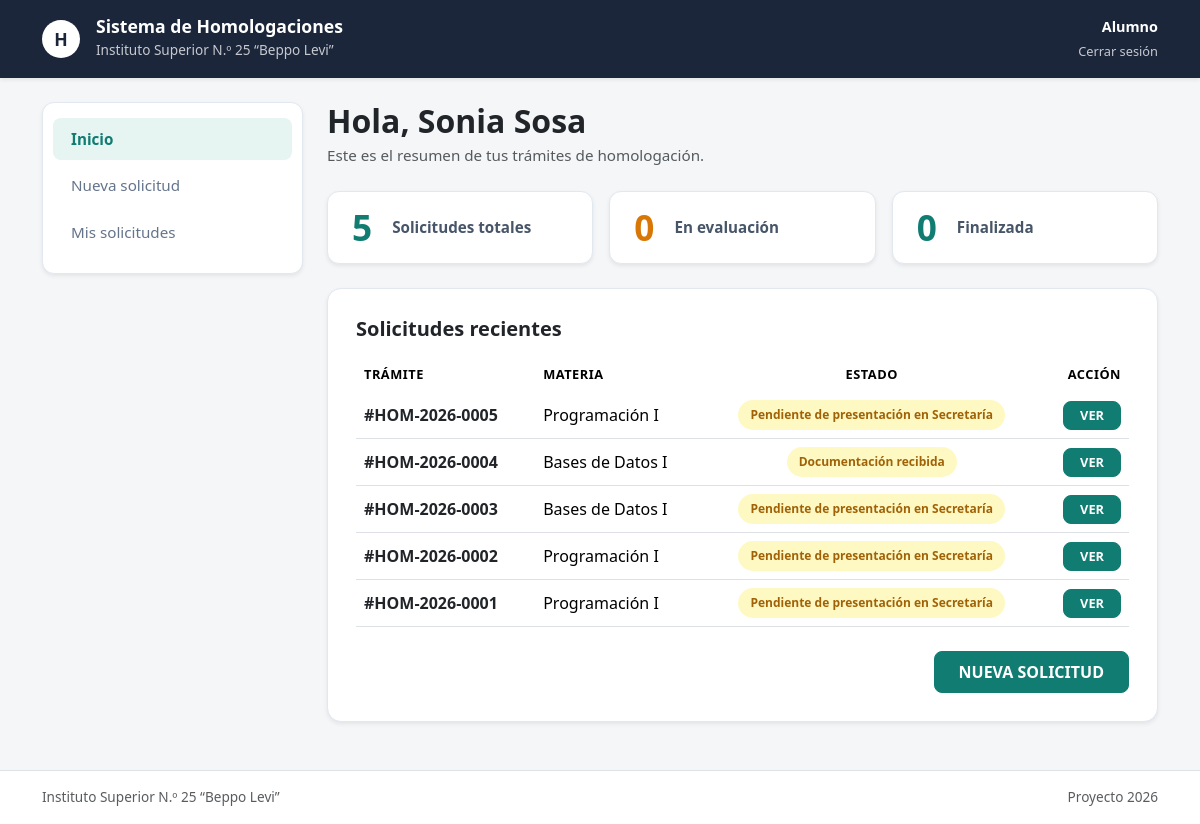
The app's page /panel-alumno/ (signed in), older data.
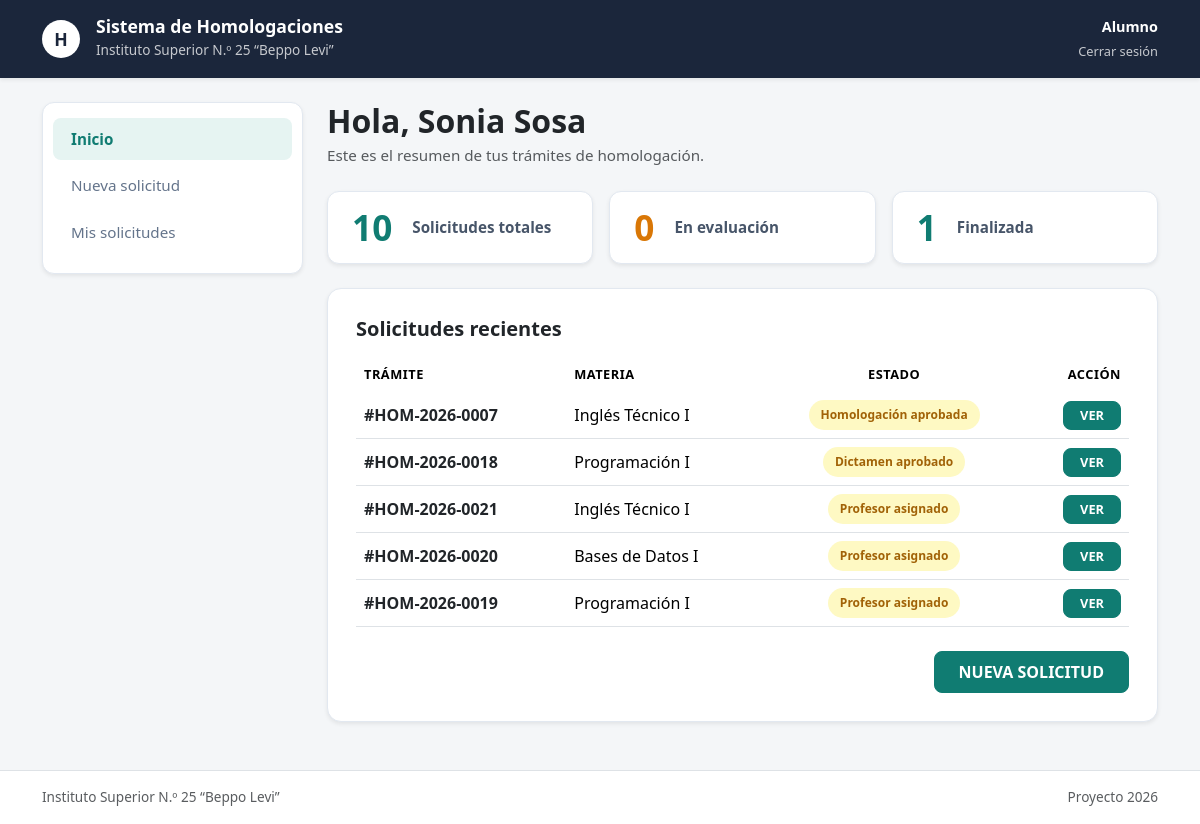
The same page, newer data.
### app1/models.py (models this page shows, shortened)
class SolicitudHomologacion(models.Model):
    ESTADOS = [
        ('PENDIENTE_PRESENTACION', 'Pendiente de presentación en Secretaría'),
        ('DOCUMENTACION_RECIBIDA', 'Documentación recibida'),
        ('PROFESOR_ASIGNADO', 'Profesor asignado'),
        ('EN_EVALUACION', 'En evaluación'),
        ('EVALUACION_FINALIZADA', 'Evaluación finalizada'),
        ('CORRECCION_SOLICITADA', 'Corrección solicitada'),
        ('DICTAMEN_APROBADO', 'Dictamen aprobado'),
        ('HOMOLOGACION_APROBADA', 'Homologación aprobada'),
        ('HOMOLOGACION_RECHAZADA', 'Homologación rechazada'),
    ]
    numero_tramite = models.CharField(max_length=30, unique=True, verbose_name="Número de Trámite")
    alumno = models.ForeignKey(PerfilUsuario, on_delete=models.CASCADE, limit_choices_to={'rol': 'ALUMNO'}, related_name="solicitudes")
    institucion_origen = models.CharField(max_length=200, verbose_name="Institución de Origen")
    carrera_origen = models.CharField(max_length=200, verbose_name="Carrera de Origen")
    analitico_pdf = models.FileField(upload_to="analiticos/", null=True, blank=True, verbose_name="Certificado Analítico")
    programa_origen_pdf = models.FileField(upload_to="programas_origen/", null=True, blank=True, verbose_name="Programa de la Materia de Origen")
    observaciones_alumno = models.TextField(blank=True, null=True, verbose_name="Observaciones del Alumno")
    estado = models.CharField(max_length=30, choices=ESTADOS, default='PENDIENTE_PRESENTACION', verbose_name="Estado de la Solicitud")
    fecha_creacion = models.DateTimeField(auto_now_add=True, verbose_name="Fecha de Creación")
    fecha_actualizacion = models.DateTimeField(auto_now=True, verbose_name="Última Actualización")

class MateriaSolicitada(models.Model):
    RESULTADOS = [
        ('PENDIENTE', 'Pendiente'),
        ('APROBADA', 'Aprobada'),
        ('RECHAZADA', 'Rechazada'),
    ]
    solicitud = models.ForeignKey(SolicitudHomologacion, on_delete=models.CASCADE, related_name="materias_solicitadas")
    materia = models.ForeignKey(Materia, on_delete=models.CASCADE, verbose_name="Materia Institucional a Homologar")
    profesor_evaluador = models.ForeignKey(PerfilUsuario, on_delete=models.SET_NULL, null=True, blank=True, limit_choices_to={'rol': 'PROFESOR'}, related_name="evaluaciones_asignadas")
    programa_institucional = models.ForeignKey(ProgramaAcademico, on_delete=models.SET_NULL, null=True, blank=True)
    resultado_dictamen = models.CharField(max_length=20, choices=RESULTADOS, default='PENDIENTE', verbose_name="Resultado Dictamen")
    fundamentacion_profesor = models.TextField(blank=True, null=True, verbose_name="Fundamentación del Profesor")
    observaciones_jefe_carrera = models.TextField(blank=True, null=True, verbose_name="Observaciones Jefe de Carrera")

class Materia(models.Model):
    carrera = models.ForeignKey(Carrera, on_delete=models.CASCADE, related_name="materias")
    nombre = models.CharField(max_length=150, verbose_name="Nombre de la Materia")
    año = models.CharField(max_length=20, blank=True, null=True, verbose_name="Año / Nivel")

### app1/views.py (the view)
# urls.py: path('panel-alumno/', views.panel_alumno, name='panel_alumno'),
@login_required(login_url='index')
def panel_alumno(request):
    perfil = request.user.perfil
    solicitudes = SolicitudHomologacion.objects.filter(alumno=perfil).order_by('-fecha_creacion')
    total_solicitudes = solicitudes.count()
    en_evaluacion = solicitudes.filter(estado='EN_EVALUACION').count()
    finalizadas = solicitudes.filter(estado__in=['HOMOLOGACION_APROBADA', 'HOMOLOGACION_RECHAZADA']).count()
    contexto = {
        'perfil': perfil,
        'solicitudes': solicitudes[:5],
        'total_solicitudes': total_solicitudes,
        'en_evaluacion': en_evaluacion,
        'finalizadas': finalizadas,
    }
    return render(request, 'app1/panel_alumno.html', contexto)

### app1/templates/app1/panel_alumno.html (shortened to what the changed rows need)
{% extends 'app1/base.html' %}
{% load static %}
{% block contenido %}
<div class="row g-4">
    <div class="col-12 col-md-9">
        <div class="mb-4 text-start">
            <h2 class="fw-bold text-dark mb-1">Hola, {{ perfil.nombre_apellido }}</h2>
        </div>
        <div class="row g-3 mb-4">
            <div class="col-12 col-sm-4">
                <div class="metric-card shadow-sm">
                    <span class="metric-number" style="color: #107c72;">{{ total_solicitudes }}</span>
                    <p class="metric-label">Solicitudes totales</p>
                </div>
            </div>
            <div class="col-12 col-sm-4">
                <div class="metric-card shadow-sm">
                    <span class="metric-number" style="color: #107c72;">{{ finalizadas }}</span>
                    <p class="metric-label">Finalizada</p>
                </div>
            </div>
        </div>
        <div class="card-homolotec shadow-sm">
            {% if solicitudes %}
                <div class="table-responsive">
                    <table class="table align-middle text-start mb-0">
                        <thead>
                            <tr class="text-muted" style="font-size: 0.8rem; letter-spacing: 0.5px;">
                                <th class="border-0">TRÁMITE</th>
                                <th class="border-0">MATERIA</th>
                                <th class="border-0 text-center">ESTADO</th>
                                <th class="border-0 text-end">ACCIÓN</th>
                            </tr>
                        </thead>
                        <tbody>
                            {% for sol in solicitudes %}
                                <tr>
                                    <td class="fw-bold text-dark">
                                        #{{ sol.numero_tramite }}
                                    </td>
                                    <td>{{ sol.materias_solicitadas.first.materia.nombre|default:"Varias materias" }}</td>
                                    <td class="text-center">
                                        <span class="badge-estado badge-pendiente">{{ sol.get_estado_display }}</span>
                                    </td>
                                    <td class="text-end">
                                        <a href="{% url 'detalle_solicitud' sol.id %}" class="btn btn-sm btn-teal px-3 py-1 fw-bold" style="font-size: 0.8rem;">
                                            VER
                                        </a>
                                    </td>
                                </tr>
                            {% endfor %}
                        </tbody>
                    </table>
                </div>
            {% else %}
                <div class="text-center py-4 text-muted">
                    <p class="mb-0">Todavía no registraste ninguna solicitud de homologación.</p>
                </div>
            {% endif %}
        </div>
    </div>
</div>
{% endblock contenido %}

Row changes from the older to the newer data that the page shows:
no longer on this page (row unchanged): SolicitudHomologacion: numero_tramite "HOM-2026-0005", materias_solicitadas.first.materia.nombre "Programación I", estado "Pendiente de presentación en Secretaría"
no longer on this page (row unchanged): SolicitudHomologacion: numero_tramite "HOM-2026-0004", materias_solicitadas.first.materia.nombre "Bases de Datos I", estado "Documentación recibida"
no longer on this page (row unchanged): SolicitudHomologacion: numero_tramite "HOM-2026-0003", materias_solicitadas.first.materia.nombre "Bases de Datos I", estado "Pendiente de presentación en Secretaría"
no longer on this page (row unchanged): SolicitudHomologacion: numero_tramite "HOM-2026-0002", materias_solicitadas.first.materia.nombre "Programación I", estado "Pendiente de presentación en Secretaría"
no longer on this page (row unchanged): SolicitudHomologacion: numero_tramite "HOM-2026-0001", materias_solicitadas.first.materia.nombre "Programación I", estado "Pendiente de presentación en Secretaría"
added SolicitudHomologacion: numero_tramite "HOM-2026-0007", materias_solicitadas.first.materia.nombre "Inglés Técnico I", estado "Homologación aprobada"
added SolicitudHomologacion: numero_tramite "HOM-2026-0018", materias_solicitadas.first.materia.nombre "Programación I", estado "Dictamen aprobado"
added SolicitudHomologacion: numero_tramite "HOM-2026-0021", materias_solicitadas.first.materia.nombre "Inglés Técnico I", estado "Profesor asignado"
added SolicitudHomologacion: numero_tramite "HOM-2026-0020", materias_solicitadas.first.materia.nombre "Bases de Datos I", estado "Profesor asignado"
added SolicitudHomologacion: numero_tramite "HOM-2026-0019", materias_solicitadas.first.materia.nombre "Programación I", estado "Profesor asignado"
Text that changed along with them:
{{ total_solicitudes }}: "5" → "10"
{{ finalizadas }}: "0" → "1"
